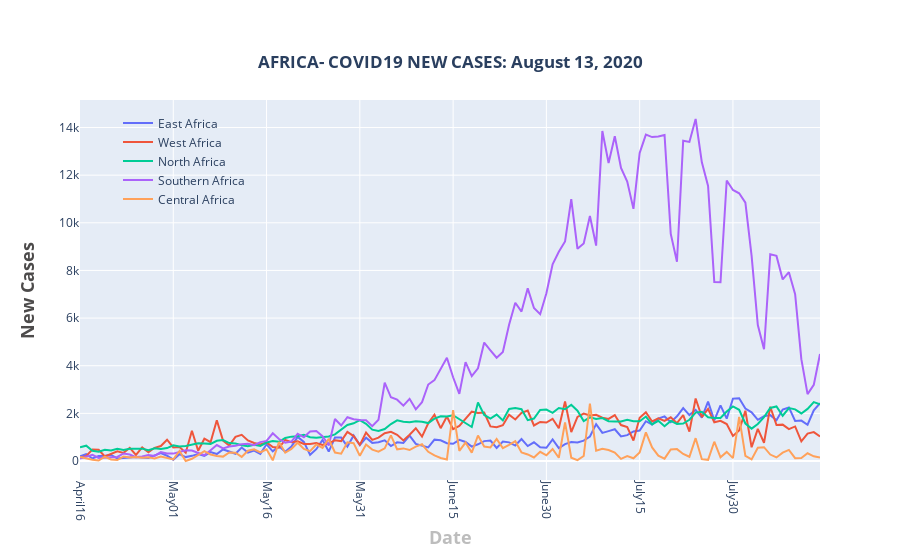

Notebook code cell kept with this figure:
### Markdown cell above
### NEW CASES BY REGION

### Code cell
fig = go.Figure()

total_per_day1 = []
for date in dates:    
    total = east_africa[date].str.replace('+','').fillna(0).str.replace(',','').fillna(0).astype(int).sum()
    total_per_day1.append(total)

fig.add_trace(go.Scatter(
x=dates,
y =total_per_day1,
    name ="East Africa",
    mode='lines'
))

total_per_day2 = []
for date in dates:    
    total = west_africa[date].str.replace('+','').fillna(0).str.replace(',','').fillna(0).astype(int).sum()
    total_per_day2.append(total)

fig.add_trace(go.Scatter(
x=dates,
y =total_per_day2,
    name ="West Africa",
    mode='lines'
))


total_per_day3 = []
for date in dates:    
    total = north_africa[date].str.replace('+','').fillna(0).str.replace(',','').fillna(0).astype(int).sum()
    total_per_day3.append(total)

fig.add_trace(go.Scatter(
x=dates,
y =total_per_day3,
    name ="North Africa",
    mode='lines'
))

total_per_day4 = []
for date in dates:    
    total = southern_africa[date].str.replace('+','').fillna(0).str.replace(',','').fillna(0).astype(int).sum()
    total_per_day4.append(total)

fig.add_trace(go.Scatter(
x=dates,
y =total_per_day4,
    name ="Southern Africa",
    mode='lines'
))

total_per_day5 = []
for date in dates:    
    total = central_africa[date].str.replace('+','').fillna(0).str.replace(',','').fillna(0).astype(int).sum()
    total_per_day5.append(total)

fig.add_trace(go.Scatter(
x=dates,
y =total_per_day5,
    name ="Central Africa",
    mode='lines'
))




fig.update_layout(
    title={
        'text': '<b>'+'AFRICA- COVID19 NEW CASES: ' + date_string +'</b>',
        'y':0.9,
        'x':0.5,
        'xanchor': 'center',
        'yanchor': 'top'},
    xaxis=dict(title='<b>Date</b>',titlefont_size=18, titlefont=dict(color='#BDBDBD'),nticks=8),
    yaxis=dict(title='<b>New Cases</b>',titlefont_size=18,  titlefont=dict(color='#4D4B4B')),
    xaxis_tickangle=90,
    legend=dict(x=0.05, y=0.98,traceorder="normal",borderwidth=1,bgcolor='rgba(255, 255, 255, 0)',bordercolor='rgba(255, 255, 255, 0)',)
)

   
fig.show()

### Figure 1 — Plotly figure (JSON) as saved in the notebook; plotly's stock layout.template omitted (floating-point values rounded to 4 significant figures)
{"data": [{"mode": "lines", "name": "East Africa", "type": "scatter", "x": ["April16", "April17", "April18", "April19", "April20", "April21", "April22", "April23", "April24", "April25", "April26", "April27", "April28", "April29", "April30", "May01", "May02", "May03", "May04", "May05", "May06", "May07", "May08", "May09", "May10", "May11", "May12", "May13", "May14", "May15", "May16", "May17", "May18", "May19", "May20", "May21", "May22", "May23", "May24", "May25", "May26", "May27", "May28", "May29", "May30", "May31", "June01", "June02", "June03", "June04", "June05", "June06", "June07", "June08", "June09", "June10", "June11", "June12", "June13", "June14", "June15", "June16", "June17", "June18", "June19", "June20", "June21", "June22", "June23", "June24", "June25", "June26", "June27", "June28", "June29", "June30", "July01", "July02", "July03", "July04", "July05", "July06", "July07", "July08", "July09", "July10", "July11", "July12", "July13", "July14", "July15", "July16", "July17", "July18", "July19", "July20", "July21", "July22", "July23", "July24", "July25", "July26", "July27", "July28", "July29", "July30", "July31", "August01", "August02", "August03", "August04", "August05", "August06", "August07", "August08", "August09", "August10", "August11", "August12", "August13"], "y": [202, 286, 106, 210, 217, 255, 106, 126, 137, 166, 145, 129, 239, 330, 221, 55, 287, 164, 216, 297, 213, 375, 292, 484, 399, 302, 563, 352, 437, 298, 700, 405, 623, 387, 603, 1014, 802, 258, 496, 888, 396, 984, 982, 605, 1071, 672, 976, 761, 789, 869, 628, 784, 760, 1066, 716, 651, 570, 896, 869, 749, 725, 890, 798, 603, 701, 835, 860, 546, 820, 782, 649, 924, 627, 784, 573, 557, 904, 543, 711, 797, 774, 854, 1027, 1547, 1181, 1254, 1333, 1029, 1086, 1242, 1280, 1671, 1529, 1780, 1871, 1628, 1876, 2219, 1926, 2149, 1819, 2494, 1710, 2338, 1781, 2619, 2631, 2203, 2046, 1731, 1878, 1926, 1709, 2163, 2249, 1678, 1696, 1522, 2129, 2426]}, {"mode": "lines", "name": "West Africa", "type": "scatter", "x": ["April16", "April17", "April18", "April19", "April20", "April21", "April22", "April23", "April24", "April25", "April26", "April27", "April28", "April29", "April30", "May01", "May02", "May03", "May04", "May05", "May06", "May07", "May08", "May09", "May10", "May11", "May12", "May13", "May14", "May15", "May16", "May17", "May18", "May19", "May20", "May21", "May22", "May23", "May24", "May25", "May26", "May27", "May28", "May29", "May30", "May31", "June01", "June02", "June03", "June04", "June05", "June06", "June07", "June08", "June09", "June10", "June11", "June12", "June13", "June14", "June15", "June16", "June17", "June18", "June19", "June20", "June21", "June22", "June23", "June24", "June25", "June26", "June27", "June28", "June29", "June30", "July01", "July02", "July03", "July04", "July05", "July06", "July07", "July08", "July09", "July10", "July11", "July12", "July13", "July14", "July15", "July16", "July17", "July18", "July19", "July20", "July21", "July22", "July23", "July24", "July25", "July26", "July27", "July28", "July29", "July30", "July31", "August01", "August02", "August03", "August04", "August05", "August06", "August07", "August08", "August09", "August10", "August11", "August12", "August13"], "y": [119, 215, 479, 473, 191, 307, 409, 342, 553, 257, 570, 366, 554, 629, 893, 570, 585, 345, 1267, 433, 936, 788, 1711, 856, 648, 1015, 1100, 863, 754, 694, 779, 583, 555, 883, 791, 829, 714, 716, 755, 669, 737, 873, 837, 1219, 1046, 676, 1193, 889, 980, 1168, 1223, 1102, 863, 1105, 1374, 1023, 1586, 1942, 1378, 1866, 1339, 1472, 1787, 2071, 2013, 2037, 1453, 1416, 1503, 1943, 1745, 2021, 2117, 1492, 1640, 1613, 1772, 1375, 2495, 1216, 1852, 1990, 1910, 1941, 1816, 1767, 1928, 1509, 1423, 859, 1813, 2046, 1659, 1791, 1680, 1832, 1590, 1923, 1232, 2626, 1845, 2186, 1627, 1690, 1551, 1054, 1281, 2110, 575, 1349, 765, 2279, 1509, 1527, 1341, 1451, 822, 1151, 1213, 1031]}, {"mode": "lines", "name": "North Africa", "type": "scatter", "x": ["April16", "April17", "April18", "April19", "April20", "April21", "April22", "April23", "April24", "April25", "April26", "April27", "April28", "April29", "April30", "May01", "May02", "May03", "May04", "May05", "May06", "May07", "May08", "May09", "May10", "May11", "May12", "May13", "May14", "May15", "May16", "May17", "May18", "May19", "May20", "May21", "May22", "May23", "May24", "May25", "May26", "May27", "May28", "May29", "May30", "May31", "June01", "June02", "June03", "June04", "June05", "June06", "June07", "June08", "June09", "June10", "June11", "June12", "June13", "June14", "June15", "June16", "June17", "June18", "June19", "June20", "June21", "June22", "June23", "June24", "June25", "June26", "June27", "June28", "June29", "June30", "July01", "July02", "July03", "July04", "July05", "July06", "July07", "July08", "July09", "July10", "July11", "July12", "July13", "July14", "July15", "July16", "July17", "July18", "July19", "July20", "July21", "July22", "July23", "July24", "July25", "July26", "July27", "July28", "July29", "July30", "July31", "August01", "August02", "August03", "August04", "August05", "August06", "August07", "August08", "August09", "August10", "August11", "August12", "August13"], "y": [578, 644, 427, 392, 474, 438, 514, 460, 516, 512, 519, 456, 532, 499, 543, 658, 610, 629, 677, 748, 739, 719, 849, 878, 754, 732, 660, 618, 682, 634, 775, 837, 805, 970, 1023, 1041, 1097, 999, 975, 1001, 1030, 1116, 1332, 1513, 1583, 1717, 1563, 1314, 1257, 1344, 1550, 1709, 1644, 1630, 1664, 1647, 1591, 1781, 1881, 1866, 1922, 1761, 1569, 1426, 2456, 1934, 1781, 1947, 1704, 2187, 2227, 2177, 1713, 1781, 2145, 2160, 2022, 2223, 2174, 2364, 2111, 1678, 1831, 1760, 1802, 1673, 1659, 1660, 1734, 1672, 1671, 1867, 1538, 1687, 1460, 1681, 1559, 1574, 1732, 2033, 2068, 1836, 1806, 1810, 2074, 2291, 2151, 1574, 1359, 1553, 1845, 2225, 2291, 1902, 2225, 2167, 1996, 2186, 2474, 2380]}, {"mode": "lines", "name": "Southern Africa", "type": "scatter", "x": ["April16", "April17", "April18", "April19", "April20", "April21", "April22", "April23", "April24", "April25", "April26", "April27", "April28", "April29", "April30", "May01", "May02", "May03", "May04", "May05", "May06", "May07", "May08", "May09", "May10", "May11", "May12", "May13", "May14", "May15", "May16", "May17", "May18", "May19", "May20", "May21", "May22", "May23", "May24", "May25", "May26", "May27", "May28", "May29", "May30", "May31", "June01", "June02", "June03", "June04", "June05", "June06", "June07", "June08", "June09", "June10", "June11", "June12", "June13", "June14", "June15", "June16", "June17", "June18", "June19", "June20", "June21", "June22", "June23", "June24", "June25", "June26", "June27", "June28", "June29", "June30", "July01", "July02", "July03", "July04", "July05", "July06", "July07", "July08", "July09", "July10", "July11", "July12", "July13", "July14", "July15", "July16", "July17", "July18", "July19", "July20", "July21", "July22", "July23", "July24", "July25", "July26", "July27", "July28", "July29", "July30", "July31", "August01", "August02", "August03", "August04", "August05", "August06", "August07", "August08", "August09", "August10", "August11", "August12", "August13"], "y": [102, 179, 258, 129, 144, 175, 172, 318, 273, 163, 188, 253, 211, 374, 314, 310, 387, 451, 441, 355, 240, 454, 669, 530, 605, 641, 707, 728, 665, 793, 843, 1164, 922, 770, 814, 1146, 995, 1237, 1258, 1038, 654, 1761, 1490, 1838, 1756, 1723, 1711, 1461, 1730, 3287, 2675, 2574, 2326, 2610, 2170, 2469, 3210, 3393, 3849, 4333, 3515, 2821, 4152, 3566, 3894, 4971, 4648, 4335, 4576, 5716, 6642, 6273, 7248, 6420, 6164, 7040, 8254, 8781, 9214, 10996, 8906, 9134, 10286, 9044, 13855, 12511, 13636, 12307, 11729, 10585, 12933, 13703, 13599, 13626, 13690, 9532, 8367, 13444, 13397, 14358, 12540, 11550, 7518, 7507, 11776, 11379, 11239, 10848, 8612, 5706, 4692, 8682, 8612, 7622, 7928, 7000, 4274, 2810, 3194, 4489]}, {"mode": "lines", "name": "Central Africa", "type": "scatter", "x": ["April16", "April17", "April18", "April19", "April20", "April21", "April22", "April23", "April24", "April25", "April26", "April27", "April28", "April29", "April30", "May01", "May02", "May03", "May04", "May05", "May06", "May07", "May08", "May09", "May10", "May11", "May12", "May13", "May14", "May15", "May16", "May17", "May18", "May19", "May20", "May21", "May22", "May23", "May24", "May25", "May26", "May27", "May28", "May29", "May30", "May31", "June01", "June02", "June03", "June04", "June05", "June06", "June07", "June08", "June09", "June10", "June11", "June12", "June13", "June14", "June15", "June16", "June17", "June18", "June19", "June20", "June21", "June22", "June23", "June24", "June25", "June26", "June27", "June28", "June29", "June30", "July01", "July02", "July03", "July04", "July05", "July06", "July07", "July08", "July09", "July10", "July11", "July12", "July13", "July14", "July15", "July16", "July17", "July18", "July19", "July20", "July21", "July22", "July23", "July24", "July25", "July26", "July27", "July28", "July29", "July30", "July31", "August01", "August02", "August03", "August04", "August05", "August06", "August07", "August08", "August09", "August10", "August11", "August12", "August13"], "y": [165, 102, 52, 21, 179, 65, 42, 190, 144, 164, 133, 153, 106, 185, 121, 68, 423, 0, 94, 258, 414, 271, 210, 184, 359, 345, 174, 429, 491, 359, 491, 29, 794, 347, 508, 768, 508, 415, 693, 549, 929, 357, 308, 782, 750, 218, 689, 480, 389, 530, 1078, 490, 529, 461, 606, 701, 386, 233, 128, 60, 2135, 424, 773, 351, 1071, 609, 570, 924, 540, 674, 830, 362, 275, 146, 388, 241, 505, 138, 1622, 137, 34, 209, 2406, 430, 517, 460, 356, 91, 204, 115, 360, 1202, 568, 224, 100, 483, 499, 294, 177, 959, 77, 48, 809, 154, 382, 121, 1854, 218, 66, 560, 579, 271, 149, 349, 466, 120, 126, 326, 198, 150]}], "layout": {"legend": {"bgcolor": "rgba(255, 255, 255, 0)", "bordercolor": "rgba(255, 255, 255, 0)", "borderwidth": 1, "traceorder": "normal", "x": 0.05, "y": 0.98}, "title": {"text": "<b>AFRICA- COVID19 NEW CASES: August 13, 2020</b>", "x": 0.5, "xanchor": "center", "y": 0.9, "yanchor": "top"}, "xaxis": {"nticks": 8, "tickangle": 90, "title": {"font": {"color": "#BDBDBD", "size": 18}, "text": "<b>Date</b>"}}, "yaxis": {"title": {"font": {"color": "#4D4B4B", "size": 18}, "text": "<b>New Cases</b>"}}}}
